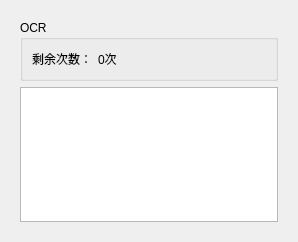
<?xml version="1.0" encoding="UTF-8"?>
<ui version="4.0">
 <class>OCRDisplay</class>
 <widget class="QWidget" name="OCRDisplay">
  <property name="geometry">
   <rect>
    <x>0</x>
    <y>0</y>
    <width>298</width>
    <height>242</height>
   </rect>
  </property>
  <property name="windowTitle">
   <string>OCR</string>
  </property>
  <layout class="QGridLayout" name="gridLayout_3">
   <item row="0" column="0">
    <widget class="QWidget" name="widget" native="true">
     <layout class="QGridLayout" name="gridLayout_2">
      <item row="0" column="0">
       <widget class="QGroupBox" name="ocrGroup">
        <property name="title">
         <string>OCR</string>
        </property>
        <layout class="QGridLayout" name="gridLayout">
         <item row="0" column="0">
          <widget class="QLabel" name="LastTimes">
           <property name="text">
            <string>剩余次数：</string>
           </property>
          </widget>
         </item>
         <item row="0" column="1">
          <widget class="QLabel" name="TimesLine">
           <property name="text">
            <string>0次</string>
           </property>
          </widget>
         </item>
         <item row="0" column="2">
          <spacer name="horizontalSpacer">
           <property name="orientation">
            <enum>Qt::Horizontal</enum>
           </property>
           <property name="sizeHint" stdset="0">
            <size>
             <width>40</width>
             <height>20</height>
            </size>
           </property>
          </spacer>
         </item>
        </layout>
       </widget>
      </item>
      <item row="1" column="0">
       <widget class="QTextEdit" name="textEdit"/>
      </item>
     </layout>
    </widget>
   </item>
  </layout>
 </widget>
 <resources/>
 <connections/>
</ui>
